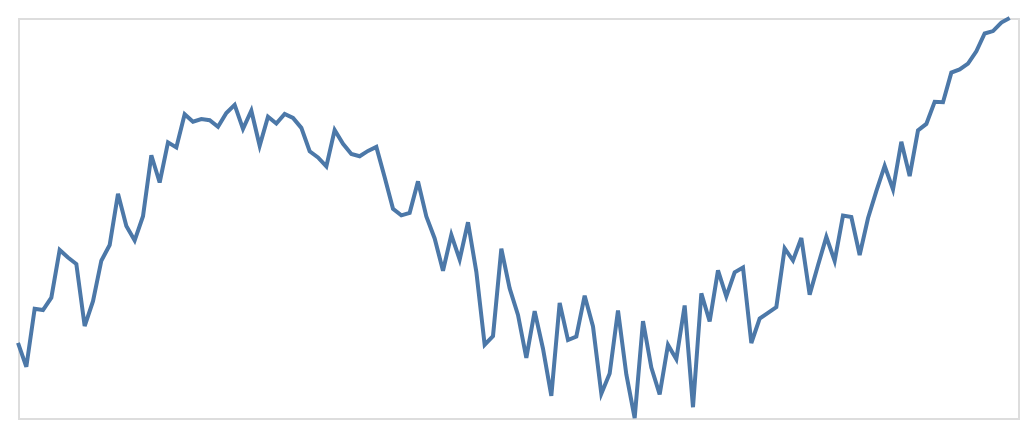

Source (notebook cell):
### Code cell
plot(1, "line", "highNoiseData")

### Figure 1 — Vega-Lite specification as saved in the notebook (floating-point values rounded to 4 significant figures)
{"config": {"view": {"continuousWidth": 300, "continuousHeight": 300}}, "data": {"name": "data-800de3fe53a981b8348b782c5b767903"}, "mark": {"type": "line"}, "encoding": {"x": {"axis": null, "field": "x", "type": "quantitative"}, "y": {"axis": null, "field": "y", "scale": {"domain": [0, 1]}, "type": "quantitative"}}, "height": 200, "width": 500, "$schema": "https://vega.github.io/schema/vega-lite/v6.1.0.json", "datasets": {"data-800de3fe53a981b8348b782c5b767903": [{"x": 0, "y": 0.1879}, {"x": 1, "y": 0.128}, {"x": 2, "y": 0.2732}, {"x": 3, "y": 0.2698}, {"x": 4, "y": 0.3009}, {"x": 5, "y": 0.4201}, {"x": 6, "y": 0.4011}, {"x": 7, "y": 0.385}, {"x": 8, "y": 0.2298}, {"x": 9, "y": 0.2921}, {"x": 10, "y": 0.3933}, {"x": 11, "y": 0.4324}, {"x": 12, "y": 0.5605}, {"x": 13, "y": 0.4802}, {"x": 14, "y": 0.444}, {"x": 15, "y": 0.5043}, {"x": 16, "y": 0.6569}, {"x": 17, "y": 0.5887}, {"x": 18, "y": 0.689}, {"x": 19, "y": 0.6763}, {"x": 20, "y": 0.7596}, {"x": 21, "y": 0.7406}, {"x": 22, "y": 0.7472}, {"x": 23, "y": 0.7444}, {"x": 24, "y": 0.7278}, {"x": 25, "y": 0.7624}, {"x": 26, "y": 0.7829}, {"x": 27, "y": 0.723}, {"x": 28, "y": 0.7683}, {"x": 29, "y": 0.6806}, {"x": 30, "y": 0.753}, {"x": 31, "y": 0.7362}, {"x": 32, "y": 0.7603}, {"x": 33, "y": 0.7503}, {"x": 34, "y": 0.7254}, {"x": 35, "y": 0.6669}, {"x": 36, "y": 0.6513}, {"x": 37, "y": 0.6291}, {"x": 38, "y": 0.72}, {"x": 39, "y": 0.6855}, {"x": 40, "y": 0.6602}, {"x": 41, "y": 0.6544}, {"x": 42, "y": 0.6677}, {"x": 43, "y": 0.6778}, {"x": 44, "y": 0.602}, {"x": 45, "y": 0.5229}, {"x": 46, "y": 0.5068}, {"x": 47, "y": 0.5128}, {"x": 48, "y": 0.5915}, {"x": 49, "y": 0.5037}, {"x": 50, "y": 0.449}, {"x": 51, "y": 0.3681}, {"x": 52, "y": 0.4579}, {"x": 53, "y": 0.3962}, {"x": 54, "y": 0.4894}, {"x": 55, "y": 0.3654}, {"x": 56, "y": 0.1832}, {"x": 57, "y": 0.2049}, {"x": 58, "y": 0.4231}, {"x": 59, "y": 0.3239}, {"x": 60, "y": 0.2576}, {"x": 61, "y": 0.1502}, {"x": 62, "y": 0.2671}, {"x": 63, "y": 0.1732}, {"x": 64, "y": 0.05552}, {"x": 65, "y": 0.2878}, {"x": 66, "y": 0.1948}, {"x": 67, "y": 0.2038}, {"x": 68, "y": 0.3057}, {"x": 69, "y": 0.229}, {"x": 70, "y": 0.0606}, {"x": 71, "y": 0.1111}, {"x": 72, "y": 0.2689}, {"x": 73, "y": 0.109}, {"x": 74, "y": 0.0}, {"x": 75, "y": 0.2423}, {"x": 76, "y": 0.126}, {"x": 77, "y": 0.05907}, {"x": 78, "y": 0.1828}, {"x": 79, "y": 0.1471}, {"x": 80, "y": 0.2812}, {"x": 81, "y": 0.02695}, {"x": 82, "y": 0.3114}, {"x": 83, "y": 0.2412}, {"x": 84, "y": 0.3691}, {"x": 85, "y": 0.3037}, {"x": 86, "y": 0.364}, {"x": 87, "y": 0.3764}, {"x": 88, "y": 0.1875}, {"x": 89, "y": 0.2484}, {"x": 90, "y": 0.2629}, {"x": 91, "y": 0.2772}, {"x": 92, "y": 0.4239}, {"x": 93, "y": 0.3936}, {"x": 94, "y": 0.4499}, {"x": 95, "y": 0.3084}, {"x": 96, "y": 0.3819}, {"x": 97, "y": 0.4527}, {"x": 98, "y": 0.3926}, {"x": 99, "y": 0.506}, {"x": 100, "y": 0.5025}, {"x": 101, "y": 0.4076}, {"x": 102, "y": 0.4994}, {"x": 103, "y": 0.5673}, {"x": 104, "y": 0.6302}, {"x": 105, "y": 0.5713}, {"x": 106, "y": 0.6906}, {"x": 107, "y": 0.6047}, {"x": 108, "y": 0.7188}, {"x": 109, "y": 0.7351}, {"x": 110, "y": 0.7906}, {"x": 111, "y": 0.7895}, {"x": 112, "y": 0.8635}, {"x": 113, "y": 0.8713}, {"x": 114, "y": 0.8858}, {"x": 115, "y": 0.9167}, {"x": 116, "y": 0.9613}, {"x": 117, "y": 0.9673}, {"x": 118, "y": 0.9887}, {"x": 119, "y": 1.0}]}}
